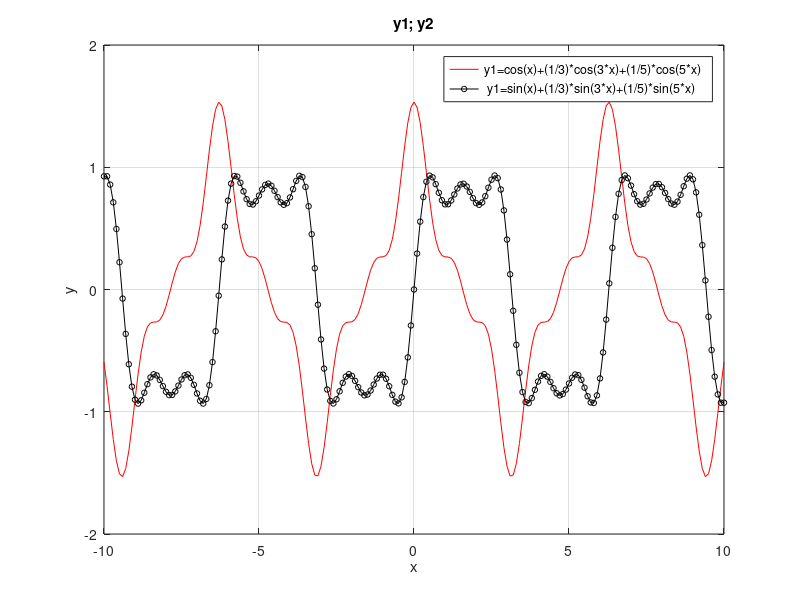
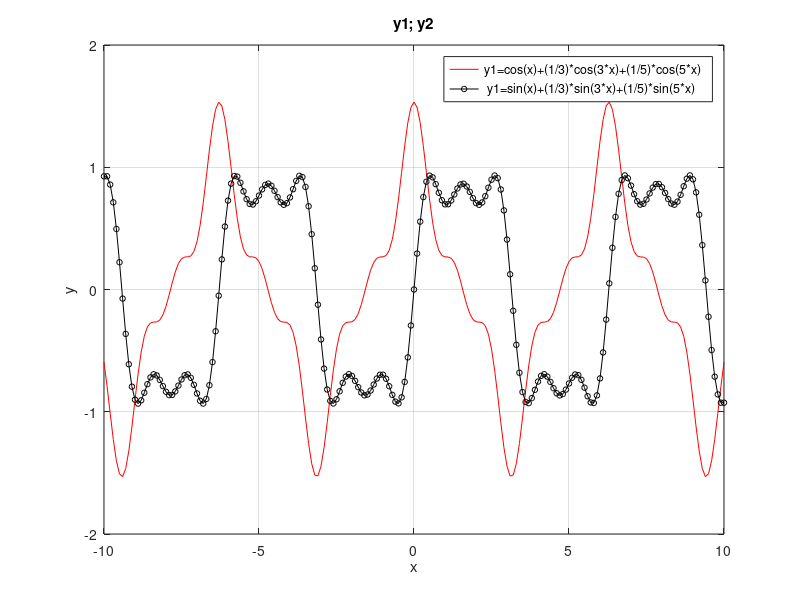

MATLAB code to generate these figures, in order:
% Формирование массива x:
x=-10:0.1:10;
% Формирование массива y.
y1=sin(x)+1/3*sin(3*x)+1/5*sin(5*x);
y2=cos(x)+1/3*cos(3*x)+1/5*cos(5*x);
% Построение графика функции:
plot(x,y2,"-red;y1=cos(x)+(1/3)*cos(3*x)+(1/5)*cos(5*x);",x,y1, "-ok; y1=sin(x)+(1/3)*sin(3*x)+(1/5)*sin(5*x);","markersize",4)
%plot(x,y2, ,"markersize",4)
% Отображение сетки на графике
grid on;
% Подпись оси X:
xlabel('x');
% Подпись оси Y:
ylabel('y');
% Название графика:
title('y1; y2');
% Экспорт рисунка в файл .eps:
print ("plot-sin2.eps", "-mono", "-FArial:16", "-deps")
% Экспорт рисунка в файл .png:
print("plot-sin2.png");

_ = input("...");
